Frame 1 (no input): blank canvas, image omitted
Frame 60 (the mouse pressed at the canvas centre just before this capture): blank canvas, image omitted
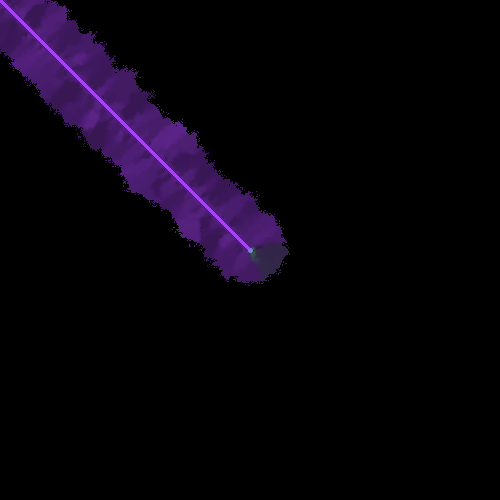
Frame 120 (the mouse held since frame 60 and released just before this capture)

The Processing sketch whose frames 1 and 60 were blank and that drew this single picture after the mouse press (run headless with seeded random() and noise(); from frame 60 on, the mouse is pressed at the canvas centre):

// Processing sketch: processing_10489
// ── processing_10489.pde

PImage nextFrame;
int pen = 2;  //size of pen
int B = color(0);   //black color
boolean pause=false;  //indeicates if program is paused

void setup() {
  size(500,500);
  background(0);
  
  nextFrame = createImage(width, height, RGB);
  loadPixels();
  arraycopy(pixels, nextFrame.pixels);    //save a copy of actual screen
  ellipseMode(CENTER);
  noStroke();
  
  /*frame.addMouseWheelListener(  //change of pensize whenever is mousewheel rotated
    new MouseWheelListener(){
    void mouseWheelMoved (MouseWheelEvent e){
        pen+=0-e.getWheelRotation();   
        if(pen<0)pen=0;
    }}
  );*/
}
void draw() {
  loadPixels(); 
  arraycopy(pixels, nextFrame.pixels);   //save a copy of actual screen
  for(int x=0;x<width;x++){
    for(int y=0;y<height;y++){    //for every pixel
      int count=0;             //indicates how many color pixels are around actual pixel
      int[] colors = new int[8];      //what are colors of them
      int col[] = {0,0,0};            //sum of all the colors of surrounding pixels, to calculate the average
      
      if(get(x,y)==B){           //only for blank pixels
        for(int dx=-1;dx<2;dx++){       //for each surrounding pixel
          for(int dy=-1;dy<2;dy++){
            if((dx!=0|dy!=0)&dx+x>0&dy+y>0&dx+x<width&dy+y<height){   //if it is not actual pixel and if it is not on edges of screen
              if(get(x+dx,y+dy)!=B){    //if it isn't black
                count++;                 //increrase number of non-black pixels
                colors[count-1] = get(x+dx,y+dy);   //add color of this pixel to array
              }
            }
          }
        }
        if(count!=0){     //if there are some pixels around
          if(random(0,0.5*(9-count))<1){   //chance to be actual pixel colored is based on the number of non-black surrounding pixels
            for (int i=0;i<count;i++){     //counting the individual color components of surrounding pixels
              col[0] += red(colors[i]);
              col[1] += green(colors[i]);
              col[2] += blue(colors[i]);
            }
            col[0] /= count;col[1] /= count;col[2] /= count;   //making an average color 
            if (!pause) nextFrame.pixels[y*width+x] = color(col[0],col[1],col[2]); //painting actual pixel
          }
        }
      }
      else{   //if actual pixel isn't black
        count=0;   //reset the counter
        for(int dx=-1;dx<2;dx++){
          for(int dy=-1;dy<2;dy++){
            if(dx!=0|dy!=0&dx+x>0&dy+y>0&dx+x<width&dy+y<height){
              if(get(x+dx,y+dy)!=color(0)){
                count++;
                colors[count-1] = get(x+dx,y+dy);
              }
            }
          }
        }
        if (!pause && count>2) { //if there are less than 3 pixels around, cell/pixel will die
            //uncomment commented lines to something like blur effect
            /*for (int i=0;i<count;i++){
              if (color(colors[0],colors[1],colors[2])==color(0)){
              col[0] += red(colors[i]);
              col[1] += green(colors[i]);
              col[2] += blue(colors[i]);}
            }
            col[0] /= count;col[1] /= count;col[2] /= count;*/
            nextFrame.pixels[y*width+x] = get(x,y); //nextFrame.pixels[y*width+x] = color(col[0],col[1],col[2]);
        }
        else nextFrame.pixels[y*width+x] = B;
      }
    }
  }
  arraycopy(nextFrame.pixels, pixels); 
  updatePixels(); 
  if(mousePressed & mouseY < height){if(mouseButton == RIGHT)stroke(0);else stroke(random(256),random(256),random(256));strokeWeight(pow(pen,2));line(mouseX,mouseY,pmouseX,pmouseY);stroke(127);strokeWeight(1);}  //painting with mouse
}

void keyPressed(){
  switch (key) {
    case '*':  //pause game, it is bugging
      pause=!pause;
      break;
    case ' ':
      noStroke();fill(0);rect(0,0,width,height);  //clear screen
      break;
    case 's':
      save("sav.jpg");  //save screen
      break; //uncomment if you downloaded it
  }
  
}
